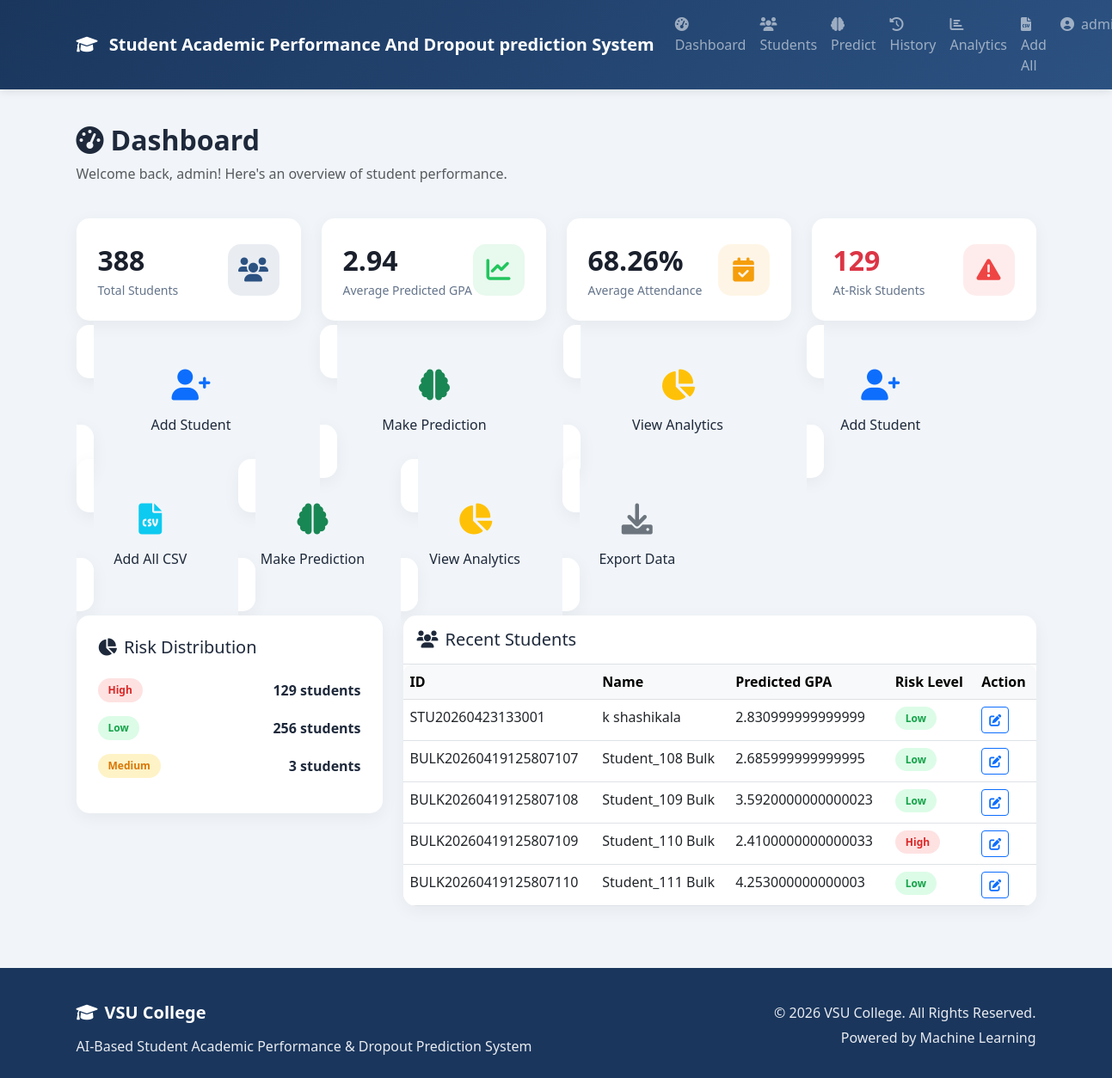
The app's page /dashboard (signed in) with its own data.
### tables this page shows
CREATE TABLE users (
        id INTEGER PRIMARY KEY AUTOINCREMENT,
        username TEXT UNIQUE NOT NULL,
        email TEXT UNIQUE NOT NULL,
        password_hash TEXT NOT NULL,
        role TEXT DEFAULT 'user',
        created_at TIMESTAMP DEFAULT CURRENT_TIMESTAMP
    );

CREATE TABLE students (
        id INTEGER PRIMARY KEY AUTOINCREMENT,
        student_id TEXT UNIQUE NOT NULL,
        first_name TEXT NOT NULL,
        last_name TEXT NOT NULL,
        email TEXT,
        phone TEXT,
        age INTEGER,
        gender TEXT,
        address TEXT,
        attendance REAL DEFAULT 0,
        study_hours REAL DEFAULT 0,
        previous_gpa REAL DEFAULT 0,
        assignments_completed REAL DEFAULT 0,
        parent_income REAL DEFAULT 0,
        dropout_prediction INTEGER,
        dropout_probability REAL,
        predicted_gpa REAL,
        risk_level TEXT,
        status TEXT DEFAULT 'active',
        created_at TIMESTAMP DEFAULT CURRENT_TIMESTAMP,
        updated_at TIMESTAMP DEFAULT CURRENT_TIMESTAMP
    , health_issues REAL DEFAULT 0, sleep_hours REAL DEFAULT 0, extracurriculars REAL DEFAULT 0, mental_health_score REAL DEFAULT 0);

### app.py (the view)
@app.route("/dashboard")
@login_required
def dashboard():
    user = get_current_user()
    stats = database.get_statistics()
    conn = database.get_db_connection()
    c = conn.cursor()
    c.execute("SELECT * FROM students ORDER BY created_at DESC LIMIT 5")
    recent_students = c.fetchall()
    conn.close()
    return render_template('dashboard.html',
                         user=user,
                         stats=stats,
                         recent_students=recent_students)

### auth.py (called while the page is built)
def login_required(f):
    @wraps(f)
    def decorated_function(*args, **kwargs):
        if 'user_id' not in session:
            flash('Please log in to access this page.', 'error')
            return redirect(url_for('login'))
        return f(*args, **kwargs)
    return decorated_function

def get_current_user():
    if 'user_id' in session:
        conn = database.get_db_connection()
        c = conn.cursor()
        c.execute("SELECT * FROM users WHERE id = ?", (session['user_id'],))
        user = c.fetchone()
        conn.close()
        return dict(user) if user else None
    return None

### database.py (called while the page is built)
def get_db_connection():
    conn = sqlite3.connect('student_ai.db')
    conn.row_factory = sqlite3.Row
    return conn

### templates/dashboard.html (shortened to what this page needs)
{% extends "base.html" %}
{% block content %}
<div class="container py-4">
    <div class="row mb-4">
        <div class="col-12">
            <h2 class="fw-bold">
                <i class="fas fa-tachometer-alt me-2"></i>Dashboard
            </h2>
            <p class="text-muted">Welcome back, {{ user.username }}! Here's an overview of student performance.</p>
        </div>
    </div>
    <div class="row g-4 mb-4">
        <div class="col-md-3">
            <div class="stats-card">
                <div class="d-flex justify-content-between align-items-center">
                    <div>
                        <div class="stats-number">{{ stats.total_students }}</div>
                        <div class="stats-label">Total Students</div>
                    </div>
                    <div class="stats-icon icon-primary">
                        <i class="fas fa-users"></i>
                    </div>
                </div>
            </div>
        </div>
        <div class="col-md-3">
            <div class="stats-card">
                <div class="d-flex justify-content-between align-items-center">
                    <div>
                        <div class="stats-number">{{ stats.avg_gpa }}</div>
                        <div class="stats-label">Average Predicted GPA</div>
                    </div>
                    <div class="stats-icon icon-success">
                        <i class="fas fa-chart-line"></i>
                    </div>
                </div>
            </div>
        </div>
        <div class="col-md-3">
            <div class="stats-card">
                <div class="d-flex justify-content-between align-items-center">
                    <div>
                        <div class="stats-number">{{ stats.avg_attendance }}%</div>
                        <div class="stats-label">Average Attendance</div>
                    </div>
                    <div class="stats-icon icon-warning">
                        <i class="fas fa-calendar-check"></i>
                    </div>
                </div>
            </div>
        </div>
        <div class="col-md-3">
            <div class="stats-card">
                <div class="d-flex justify-content-between align-items-center">
                    <div>
                        <div class="stats-number text-danger">{{ stats.at_risk }}</div>
                        <div class="stats-label">At-Risk Students</div>
                    </div>
                    <div class="stats-icon icon-danger">
                        <i class="fas fa-exclamation-triangle"></i>
                    </div>
                </div>
            </div>
        </div>
    </div>
    <div class="row g-3 mb-4">
        <div class="col-md-3">
            <a href="{{ url_for('add_student') }}" class="quick-action-card">
                <div class="quick-action-icon text-primary">
                    <i class="fas fa-user-plus"></i>
                </div>
                <h6>Add Student</h6>
            </a>
        </div>
        <div class="col-md-3">
            <a href="{{ url_for('predict') }}" class="quick-action-card">
                <div class="quick-action-icon text-success">
                    <i class="fas fa-brain"></i>
                </div>
                <h6>Make Prediction</h6>
            </a>
        </div>
        <div class="col-md-3">
            <a href="{{ url_for('analytics') }}" class="quick-action-card">
                <div class="quick-action-icon text-warning">
                    <i class="fas fa-chart-pie"></i>
                </div>
                <h6>View Analytics</h6>
            </a>
        </div>
        <div class="col-md-2">
            <a href="{{ url_for('add_student') }}" class="quick-action-card">
                <div class="quick-action-icon text-primary">
                    <i class="fas fa-user-plus"></i>
                </div>
                <h6>Add Student</h6>
            </a>
        </div>
        <div class="col-md-2">
            <a href="{{ url_for('add_all') }}" class="quick-action-card">
                <div class="quick-action-icon text-info">
                    <i class="fas fa-file-csv"></i>
                </div>
                <h6>Add All CSV</h6>
            </a>
        </div>
        <div class="col-md-2">
            <a href="{{ url_for('predict') }}" class="quick-action-card">
                <div class="quick-action-icon text-success">
                    <i class="fas fa-brain"></i>
                </div>
                <h6>Make Prediction</h6>
            </a>
        </div>
        <div class="col-md-2">
            <a href="{{ url_for('analytics') }}" class="quick-action-card">
                <div class="quick-action-icon text-warning">
                    <i class="fas fa-chart-pie"></i>
                </div>
                <h6>View Analytics</h6>
            </a>
        </div>
        <div class="col-md-2">
            <a href="{{ url_for('export_csv') }}" class="quick-action-card">
                <div class="quick-action-icon text-secondary">
                    <i class="fas fa-download"></i>
                </div>
                <h6>Export Data</h6>
            </a>
        </div>
    </div>
    <div class="row g-4">
        <div class="col-md-4">
            <div class="stats-card">
                <h5 class="mb-4"><i class="fas fa-chart-pie me-2"></i>Risk Distribution</h5>
                {% if stats.risk_distribution %}
                    {% for risk in stats.risk_distribution %}
                    <div class="d-flex justify-content-between align-items-center mb-3">
                        <span class="risk-badge risk-{{ risk.risk_level|lower }}">{{ risk.risk_level }}</span>
                        <span class="fw-bold">{{ risk.count }} students</span>
                    </div>
                    {% endfor %}
                {% else %}
                    <p class="text-muted">No data available</p>
                {% endif %}
            </div>
        </div>
        <div class="col-md-8">
            <div class="recent-table">
                <div class="p-3 border-bottom">
                    <h5 class="mb-0"><i class="fas fa-users me-2"></i>Recent Students</h5>
                </div>
                <div class="table-responsive">
                    <table class="table table-hover mb-0">
                        <thead class="table-light">
                            <tr>
                                <th>ID</th>
                                <th>Name</th>
                                <th>Predicted GPA</th>
                                <th>Risk Level</th>
                                <th>Action</th>
                            </tr>
                        </thead>
                        <tbody>
                            {% if recent_students %}
                                {% for student in recent_students %}
                                <tr>
                                    <td>{{ student.student_id }}</td>
                                    <td>{{ student.first_name }} {{ student.last_name }}</td>
                                    <td>{{ student.predicted_gpa }}</td>
                                    <td>
                                        <span class="risk-badge risk-{{ student.risk_level|lower }}">
                                            {{ student.risk_level }}
                                        </span>
                                    </td>
                                    <td>
                                        <a href="{{ url_for('edit_student', student_id=student.student_id) }}" class="btn btn-sm btn-outline-primary">
                                            <i class="fas fa-edit"></i>
                                        </a>
                                    </td>
                                </tr>
                                {% endfor %}
                            {% else %}
                                <tr>
                                    <td colspan="5" class="text-center text-muted py-4">No students found. Add your first student!</td>
                                </tr>
                            {% endif %}
                        </tbody>
                    </table>
                </div>
            </div>
        </div>
    </div>
</div>
{% endblock %}

### templates/base.html (shortened to what this page needs)
<!DOCTYPE html>
<html lang="en">
<head>
    <link href="https://cdn.jsdelivr.net/npm/bootstrap@5.3.0/dist/css/bootstrap.min.css" rel="stylesheet">
    <link href="https://cdnjs.cloudflare.com/ajax/libs/font-awesome/6.0.0/css/all.min.css" rel="stylesheet">
    <link rel="stylesheet" href="{{ url_for('static', filename='css/style.css') }}">
</head>
<body>
    <nav class="navbar navbar-expand-lg navbar-dark vsu-navbar">
        <div class="container">
            <a class="navbar-brand" href="{{ url_for('index') }}">
                <i class="fas fa-graduation-cap me-2"></i>
               Student Academic Performance And Dropout prediction System
            </a>
            <div class="collapse navbar-collapse" id="navbarNav">
                <ul class="navbar-nav ms-auto">
                    {% if session.get('user_id') %}
                        <li class="nav-item">
                            <a class="nav-link" href="{{ url_for('dashboard') }}">
                                <i class="fas fa-tachometer-alt me-1"></i> Dashboard
                            </a>
                        </li>
                        <li class="nav-item">
                            <a class="nav-link" href="{{ url_for('students') }}">
                                <i class="fas fa-users me-1"></i> Students
                            </a>
                        </li>
                        <li class="nav-item">
                            <a class="nav-link" href="{{ url_for('predict') }}">
                                <i class="fas fa-brain me-1"></i> Predict
                            </a>
                        </li>
                        <li class="nav-item">
                            <a class="nav-link" href="{{ url_for('prediction_history') }}">
                                <i class="fas fa-history me-1"></i> History
                            </a>
                        </li>
                        <li class="nav-item">
                            <a class="nav-link" href="{{ url_for('analytics') }}">
                                <i class="fas fa-chart-bar me-1"></i> Analytics
                            </a>
                        </li>
                        <li class="nav-item">
                            <a class="nav-link" href="{{ url_for('add_all') }}">
                                <i class="fas fa-file-csv me-1"></i> Add All
                            </a>
                        </li>
                        <li class="nav-item dropdown">
                            <a class="nav-link dropdown-toggle" href="#" id="userDropdown" data-bs-toggle="dropdown">
                                <i class="fas fa-user-circle me-1"></i> {{ session.get('username') }}
                            </a>
                        </li>
                    {% endif %}
                </ul>
            </div>
        </div>
    </nav>
    {% block content %}{% endblock %}
    <footer class="vsu-footer mt-5">
        <div class="container">
            <div class="row">
                <div class="col-md-6">
                    <h5><i class="fas fa-graduation-cap me-2"></i>VSU College</h5>
                    <p>AI-Based Student Academic Performance & Dropout Prediction System</p>
                </div>
                <div class="col-md-6 text-md-end">
                    <p>&copy; 2026 VSU College. All Rights Reserved.</p>
                    <p>Powered by Machine Learning</p>
                </div>
            </div>
        </div>
    </footer>
</body>
</html>

### static/css/style.css (style rules this page uses)
:root { --vsu-primary: #1a365d; --vsu-secondary: #2c5282; --vsu-red: #c53030; --vsu-red-dark: #9b2c2c; --vsu-light: #f8fafc; --vsu-gray: #64748b; --vsu-border: #e2e8f0; }
body { font-family: 'Segoe UI', Tahoma, Geneva, Verdana, sans-serif; background-color: #f1f5f9; color: #1e293b; min-height: 100vh; display: flex; flex-direction: column; }
.vsu-navbar { background: linear-gradient(135deg, var(--vsu-primary) 0%, var(--vsu-secondary) 100%); box-shadow: 0 2px 10px rgba(0, 0, 0, 0.1); }
.vsu-navbar .navbar-brand { font-weight: 700; font-size: 1.25rem; }
.vsu-navbar .nav-link { font-weight: 500; padding: 0.5rem 1rem; transition: all 0.3s ease; }
.vsu-footer { background: var(--vsu-primary); color: white; padding: 40px 0 20px; margin-top: auto; }
.vsu-footer h5 { font-weight: 600; margin-bottom: 15px; }
.vsu-footer p { margin-bottom: 5px; opacity: 0.9; }
.table { border-radius: 10px; overflow: hidden; }
.table thead { background: var(--vsu-light); }

### templates/dashboard.html (style rules this page uses)
.stats-card { background: white; border-radius: 15px; padding: 25px; box-shadow: 0 5px 20px rgba(0,0,0,0.05); transition: transform 0.3s ease; }
.stats-icon { width: 60px; height: 60px; border-radius: 15px; display: flex; align-items: center; justify-content: center; font-size: 28px; }
.icon-primary { background: rgba(44, 82, 130, 0.1); color: #2c5282; }
.icon-success { background: rgba(34, 197, 94, 0.1); color: #22c55e; }
.icon-warning { background: rgba(245, 158, 11, 0.1); color: #f59e0b; }
.icon-danger { background: rgba(239, 68, 68, 0.1); color: #ef4444; }
.stats-number { font-size: 32px; font-weight: bold; color: #1a202c; }
.stats-label { color: #64748b; font-size: 14px; }
.quick-action-card { background: white; border-radius: 15px; padding: 20px; text-align: center; box-shadow: 0 5px 20px rgba(0,0,0,0.05); transition: all 0.3s ease; text-decoration: none; color: inherit; }
.quick-action-icon { font-size: 36px; margin-bottom: 10px; }
.recent-table { background: white; border-radius: 15px; overflow: hidden; box-shadow: 0 5px 20px rgba(0,0,0,0.05); }
.risk-badge { padding: 5px 12px; border-radius: 20px; font-size: 12px; font-weight: 600; }
.risk-high { background: #fee2e2; color: #dc2626; }
.risk-medium { background: #fef3c7; color: #d97706; }
.risk-low { background: #dcfce7; color: #16a34a; }

### records on screen
users: username "admin"
students: student_id "STU20260423133001", first_name "k", last_name "shashikala", predicted_gpa "2.830999999999999", risk_level "Low"
students: student_id "BULK20260419125807107", first_name "Student_108", last_name "Bulk", predicted_gpa "2.685999999999995", risk_level "Low"
students: student_id "BULK20260419125807108", first_name "Student_109", last_name "Bulk", predicted_gpa "3.5920000000000023", risk_level "Low"
students: student_id "BULK20260419125807109", first_name "Student_110", last_name "Bulk", predicted_gpa "2.4100000000000033", risk_level "High"
students: student_id "BULK20260419125807110", first_name "Student_111", last_name "Bulk", predicted_gpa "4.253000000000003", risk_level "Low"

### other values on screen
{{ stats.total_students }} "388"
{{ stats.avg_gpa }} "2.94"
{{ stats.avg_attendance }} "68.26"
{{ stats.at_risk }} "129"
{{ risk.risk_level }} "High" "Low" "Medium"
{{ risk.count }} "129" "256" "3"
